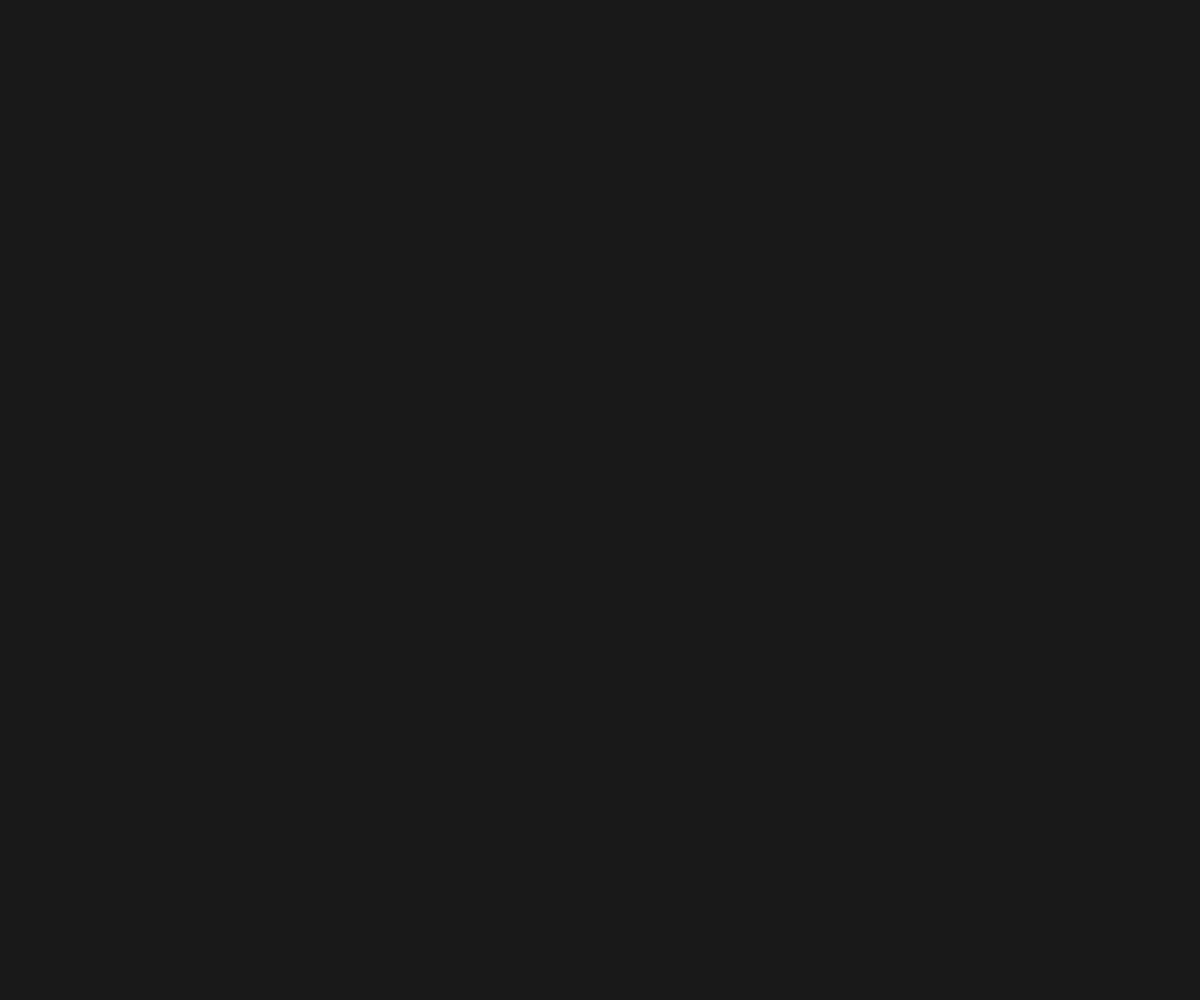
Frame 1 (no input)
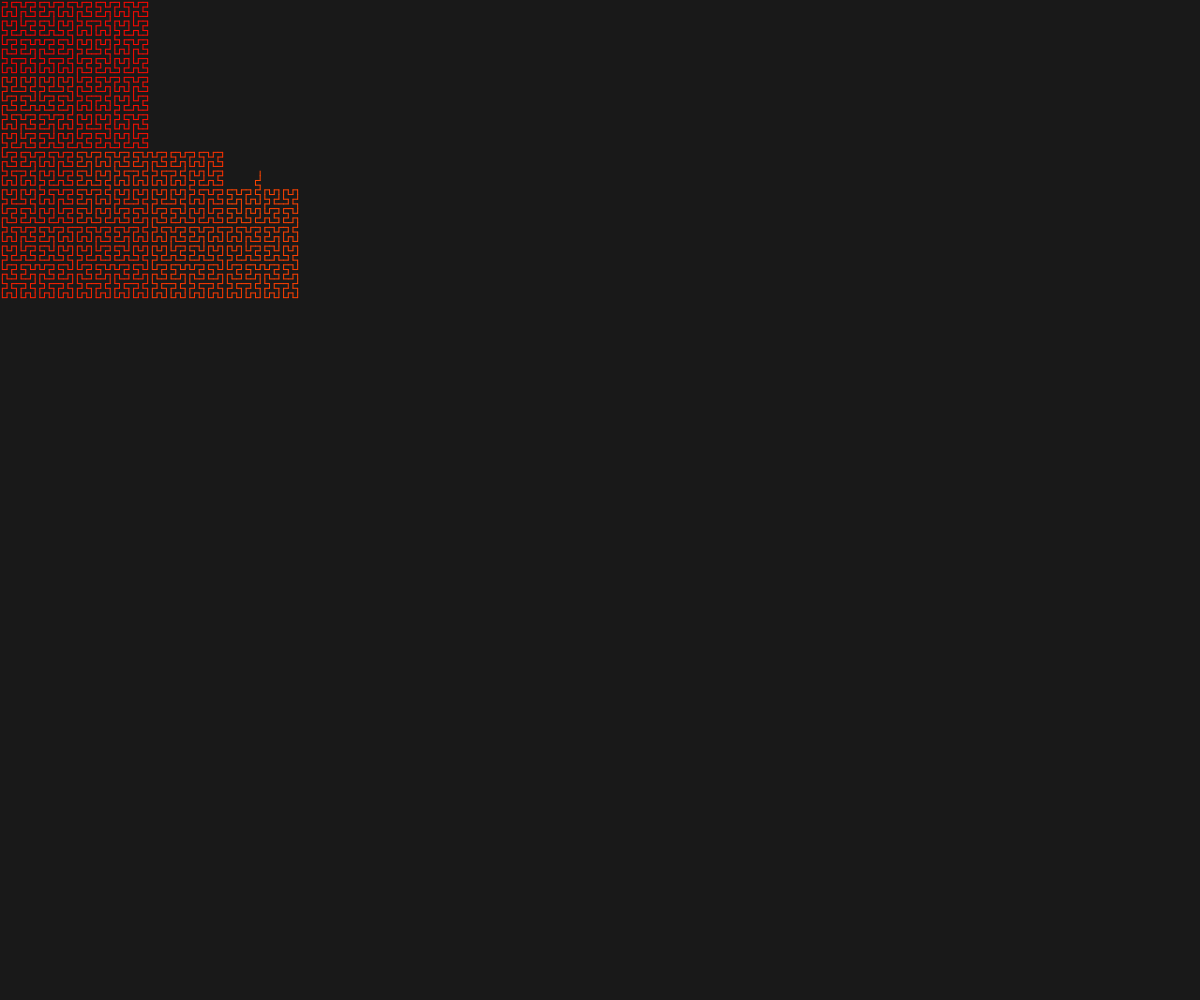
Frame 60 (no input)
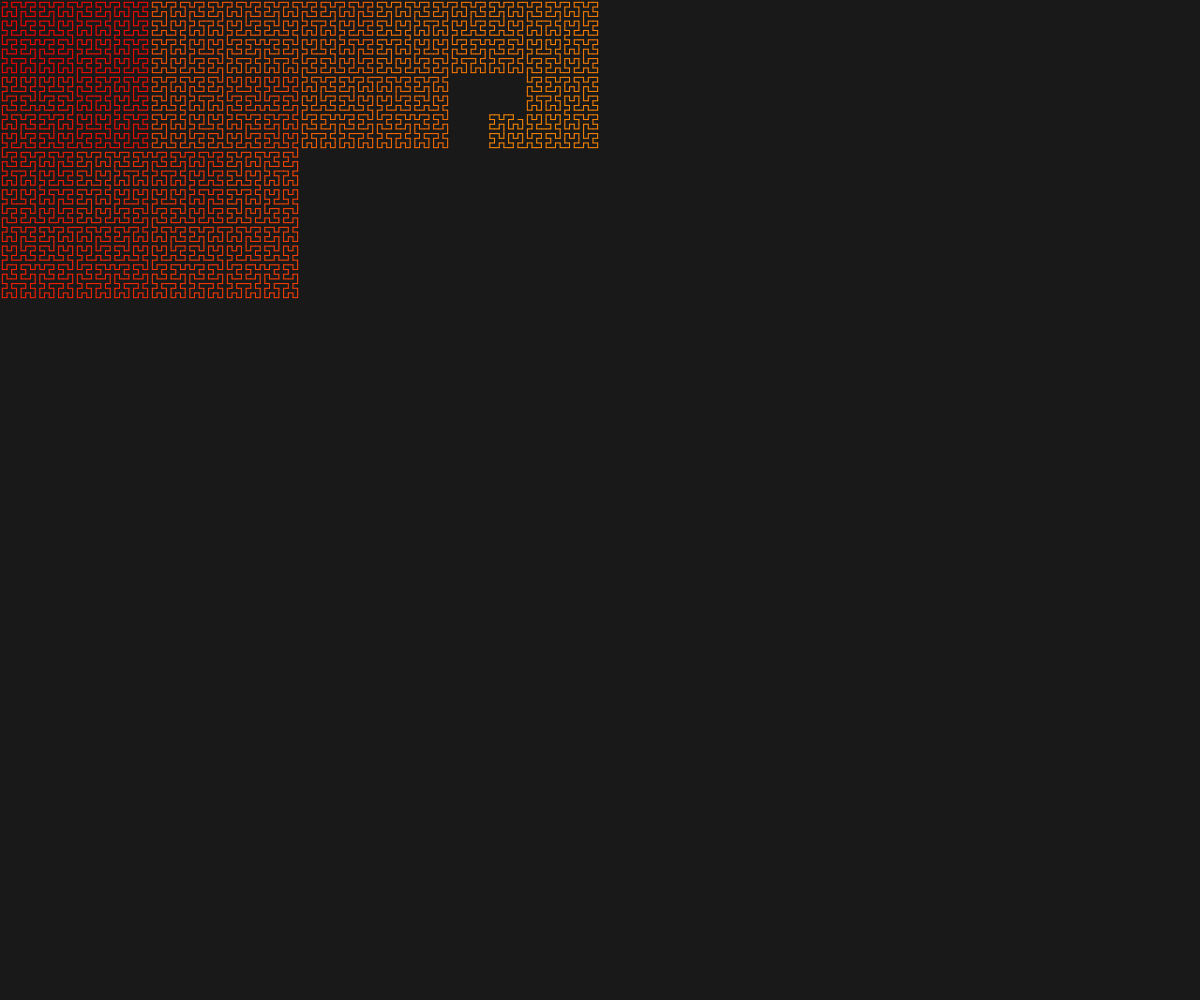
Frame 120 (the mouse pressed at the canvas centre since frame 60)

The p5.js sketch that drew these frames (run headless with seeded random() and noise() and a simulated clock; from frame 60 on, the mouse is pressed at the canvas centre):

// p5.js sketch
// ── sketch.js
const order = 8;
let N;
let total;

let path = [];

let counter = 0;

function setup() {
	createCanvas(window.innerWidth, window.innerHeight);
	colorMode(HSB, 360, 255, 255);
	background(25);

	N = int(pow(2, order));
	total = N * N;

	for (let i = 0; i < total; i++) {
		path[i] = hilbert(i);
		let len = width / N;
		path[i].mult(len);
		path[i].add(len / 2, len / 2);
	}
}

function draw() {
	background(25);

	stroke(255);
	strokeWeight(1);
	noFill();
	//beginShape();
	for (let i = 1; i < counter; i++) {
		let h = map(i, 0, path.length, 0, 360);
		stroke(h, 255, 255);
		line(path[i].x, path[i].y, path[i - 1].x, path[i - 1].y);
	}
	//endShape();

	counter += 50;
	if (counter >= path.length) {
		counter = 0;
	}

	// strokeWeight(4);
	// for (let i = 0; i < path.length; i++) {
	//  point(path[i].x, path[i].y);
	//  text(i, path[i].x+5, path[i].y);
	// }
}


function hilbert(i) {
	const points = [
		new p5.Vector(0, 0),
		new p5.Vector(0, 1),
		new p5.Vector(1, 1),
		new p5.Vector(1, 0)
	];

	let index = i & 3;
	let v = points[index];

	for (let j = 1; j < order; j++) {
		i = i >>> 2;
		index = i & 3;
		let len = pow(2, j);
		if (index == 0) {
			let temp = v.x;
			v.x = v.y;
			v.y = temp;
		} else if (index == 1) {
			v.y += len;
		} else if (index == 2) {
			v.x += len;
			v.y += len;
		} else if (index == 3) {
			let temp = len - 1 - v.x;
			v.x = len - 1 - v.y;
			v.y = temp;
			v.x += len;
		}
	}
	return v;
}
